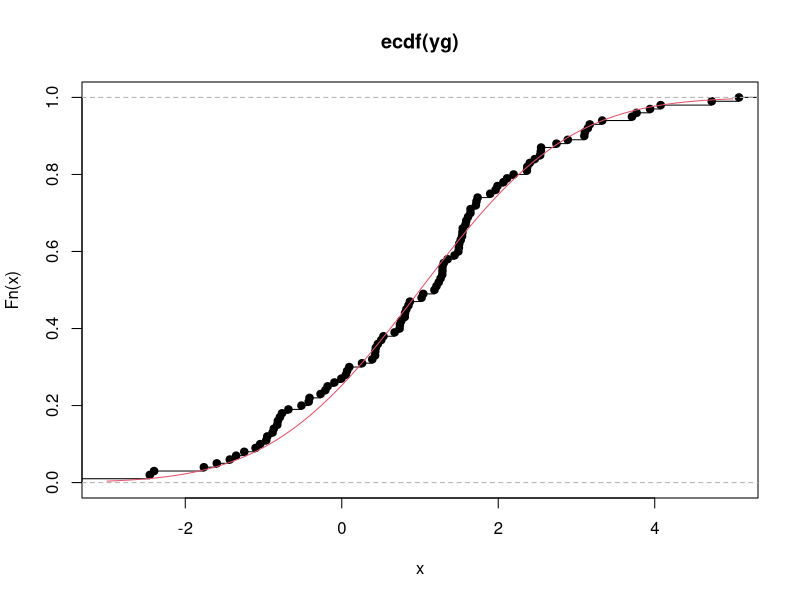
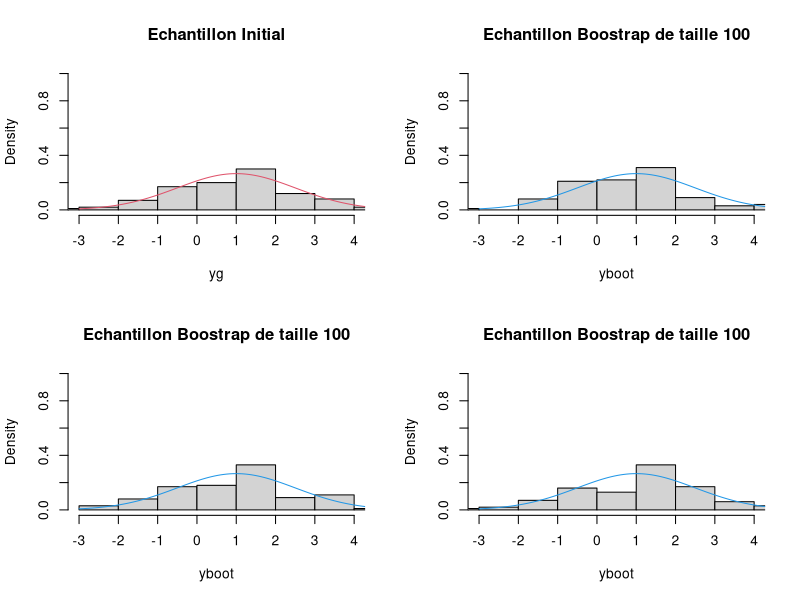
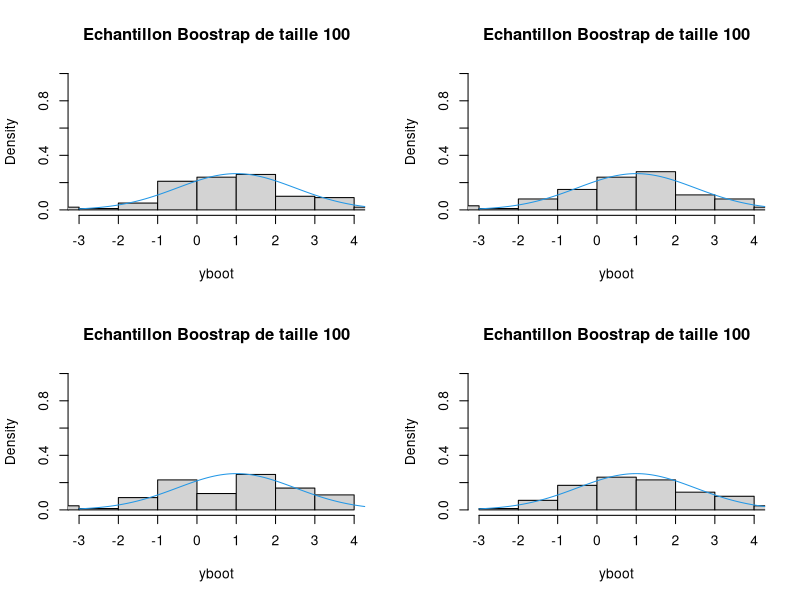
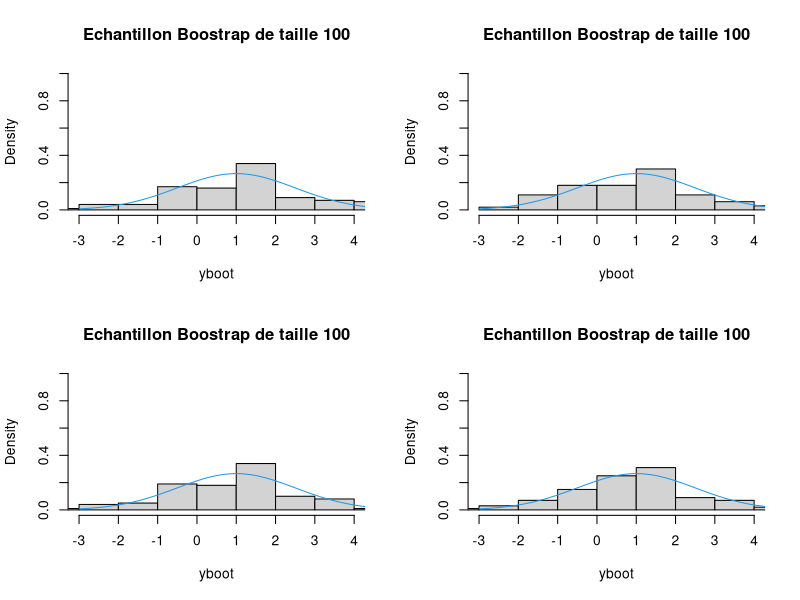
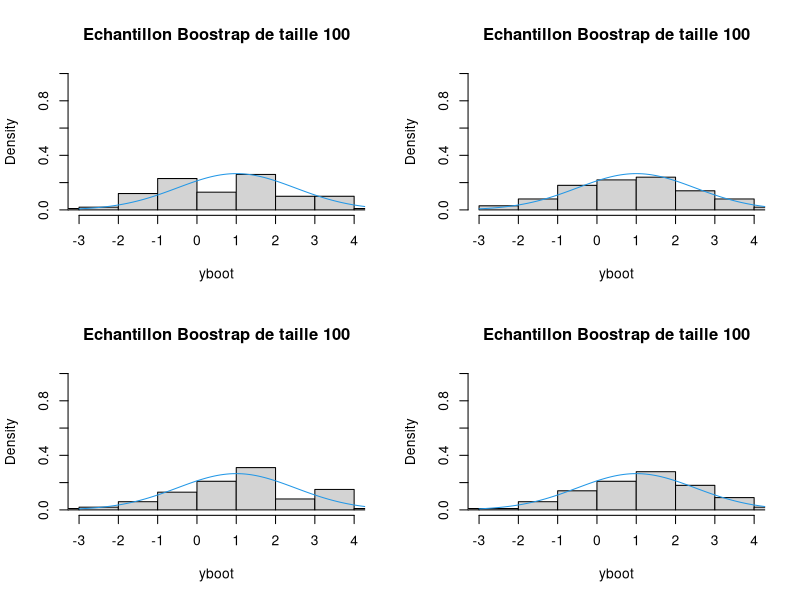
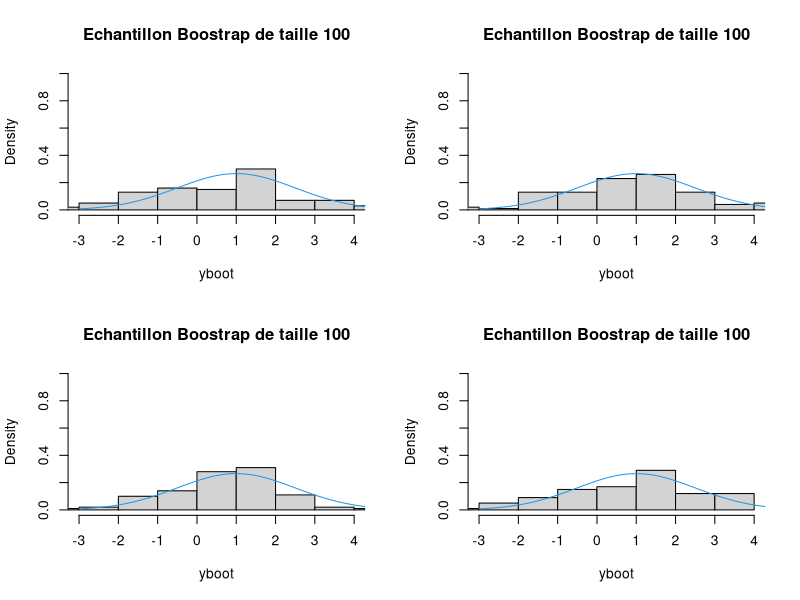
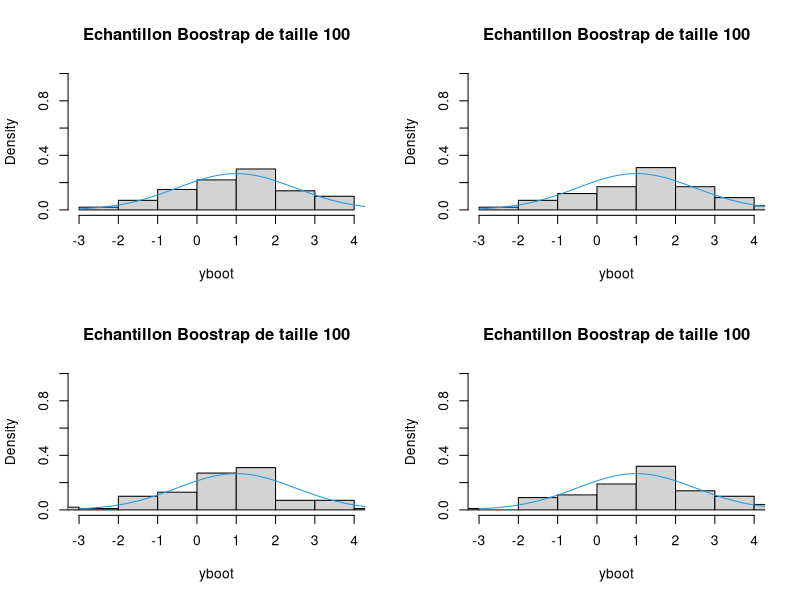
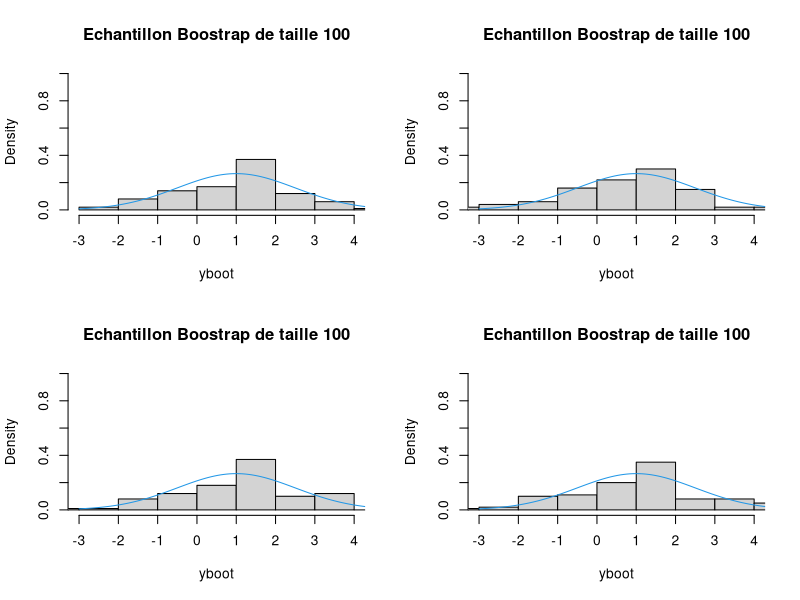

R code for these plots, in order: (Note: this script raises an error after producing the figures.)
graphics.off();rm(list=objects())

##Question 1:
#Echantillon aléatoire N(mu,sigma)
mu=1
sigma=1.5
set.seed(111)
n=100
yg=rnorm(n,mu,sigma)

#Propriétés loi empirique Fn:
m=mean(yg)
sigmab=sqrt(mean((yg-m)^2))

plot(ecdf(yg),xlim=c(-3,5))
curve(pnorm(x,mu, sigma),from=-3, to=5,add=TRUE,col=2)
#ecdf(X) donne la fonction de répartition empirique
#curve pour rajouter la courbe sur le plot

par(mfrow=c(2,2))
hist(yg,proba=TRUE,main="Echantillon Initial",xlim=c(-3,4),ylim=c(0,1))
curve(dnorm(x,mu,sigma),from=-3,to=5,add=TRUE,col=2)
#le add=TRUE c'est pour rajouter le graphe sur un autre existant
#le col=2 choisit la couleur rouge, col=4 le bleu... QUE DANS CURVE
#hist() donne des histogrammes: c'est la densité empirique

#################################################################
#################################################################
##Question 2 : Echantillon Bootstrap
plot.echant=function(yg){
  yboot=sample(yg,replace=TRUE) # on remplace les éléments de la simulation
  hist(yboot,proba=TRUE,main=paste("Echantillon Boostrap de taille",n),xlim=c(-3,4),ylim=c(0,1))
  curve(dnorm(x,mu,sigma),from=-3,to=5,add=TRUE,col=4)
}
replicate(100,plot.echant(yg))
par(mfrow=c(1,1)) #Pour tout avoir sur le meme graphe

#En le refaisant plusieurs fois: ne coincide pas du tout avec 
#la densité mais très important autour de la moyenne...

#################################################################
#################################################################
##Question 3:
#Va nous rendre B estimations bootstrap de la moyenne d'un estimateur
par(mfrow=c(2,2))
B=100
MB=replicate(B,mean(sample(yg,replace=TRUE)))
titre=paste("Loi d'Echantillon pour B=",B,"n=",n,"mu=",round(m,3),"et sigma=",round(sigmab/sqrt(n),3))
#sigma/sqrt(n) car 1/nsomme(Yi) suit N(m,sigma^2/n)
hist(MB,proba=TRUE,main=titre,xlim=c(-2,2),ylim=c(0,2))
  curve(dnorm(x,m,sigmab/sqrt(n)),col="blue",from=-2,to=2,add=TRUE)#parametre empirique
  curve(dnorm(x,mu,sigma/sqrt(n)),col="red",from=-2,to=2,add=TRUE)#parametre reel
  
#CAS DU BOOTSTRAP CENTRÉ
titre2=paste("Loi d'Echantillon Centré pour B=",B,"n=",n,"sigma=",round(sigmab/sqrt(n),2))
hist(MB-m,proba=TRUE,main=titre2,xlim=c(-2,2),ylim=c(0,2))
  curve(dnorm(x,0,sigmab/sqrt(n)),col="blue",from=-2,to=2,add=TRUE)
  curve(dnorm(x,0,sigma/sqrt(n)),col="red",from=-2,to=2,add=TRUE)
# En fait le Bootstrap est adapté à la loi centrée !!
  
#Calcul du biais:
c(original=m,biais=mean(MB)-m,sd=sd(MB))

#################################################################
#################################################################
##Question 4:
#Avec n=100 on a adéquation même si le Bootstrap n'est pas recentré !

#################################################################
#################################################################
##Question 5:
# Soit theta = m(F) le parametre d'interet
# Y~F un n-?chantillon iid
# Soit M(Y)=m(Fn) l'estimateur bas? sur la loi empirique 
# de biais E(M(Y)|F) et de variance var(M|F)
# Y*~F* un n-?chantillon tir? suivant la loi Fn o? on a fix? Y
# on calcule M*=M(Y*)

# estimateur du biais de M: b*(M*)=E*(M*)-m(Fn)
# estime lui-meme (erreur numerique) par EB= (sum M*i)/B -m(Fn)

# pour M=estimateur de la moyenne
# biais theorique sous F*=0
# biais theorique sous F= 0
K=10
Bi=c(10,20,50,100,200,300,400,500)
trajbiais=function(Bi,yg,f){
  nB=length(Bi)
  MB=replicate(Bi[nB], f(sample(yg,replace=TRUE))) # on genere le plus grand nombre de valeurs  
  m=mean(yg)
  BB=numeric(nB) #en fait numeric(nB) crée un tableau numérique de taille nB de 0, mais ça aussi
  for (ib in 1:nB) BB[ib]=mean(MB[1:Bi[ib]]) - m #On calcule le biais
  #seulement pour Bi[ib] (qui vaut 10,20,50...) échantillon, donc pour
  #sous-échantillons du max qu'on a calculé une fois pour toutes
  return(BB)
}

par(mfrow=c(2,1))

biaisB=replicate(K,trajbiais(Bi,yg,mean))

matplot(Bi,biaisB,pch=1:nB,type="b",xlab="nombre de repetitions",ylab="biais")
title("Erreur numerique du calcul du biais de l'estimateur bootstrap",cex.main=0.8)
#cex.main : taille du titre
abline(h=0.00)# biais theorique, normalement nul pour l'estimateur de la moyenne
lines(Bi,qnorm(0.975)*sigmab/sqrt((n*Bi)),lwd=2)
lines(Bi,-qnorm(0.975)*sigmab/sqrt((n*Bi)),lwd=2)
#lwd: line width, nombre entier !
# On va choisir quelque chose autour de 100

#################################################################
#################################################################
##Question 6:
# estimateur de la variance de M: Var*(M*)= E*((M*-m(Fn))^2)
# estim? (erreur num?rique) par (sum(M*i - EB)^2)/(B-1)

# pour M= estimateur de la moyenne
# variance th?orique de M sous F*= (sd^2)*((n-1)/n)/n=(sd^2)*(n-1)/n^2
# variance th?orique de M sous F: sigma^2/n

trajvar=function(Bi,yg,f){
  nB=length(Bi)
  MB=replicate(Bi[nB], f(sample(yg,replace=TRUE))) # on g?n?re le plus grand nombre de valeurs  
  BB=numeric(nB)
  for (ib in 1:nB) BB[ib]=var(MB[1:Bi[ib]])
  BB
}

# on trace la variance th?orique de l'estimateur bootstrap sous F*
v=sd(yg)^2*(n-1)/n^2
v=sigmab^2/n   # idem

VB=replicate(K,trajvar(Bi,yg,mean))

matplot(Bi,VB,pch=1:nB,type="b",xlab="nombre de r?p?titions",ylab="variance")
title("Erreur num?rique du calcul de la variance\n
      de l'estimateur bootstrap du biais de l'estimateur de l'esp?rance",cex.main=0.8)

abline(h=sd(yg)^2*(n-1)/n^2,lwd=2)# variance th?orique sous F* pour cet ?chantillon
lines(Bi,v+qnorm(0.975)*sqrt(2*v^2/Bi),lwd=2)   # fluctuations num?riques conditionnelles
lines(Bi,v-qnorm(0.975)*sqrt(2*v^2/Bi),lwd=2)   # fluctuations num?riques conditionnelles
abline(h=sigma^2/n,col="red",lwd=2) # variance th?orique sous F
vt=((2/n^3+1/n^2)/Bi +1/n^3)*2*sigma^4          # fluctuations num?riques + stat inconditionnelles
lines(Bi,sigma^2/n+qnorm(0.975)*sqrt(vt),lwd=2,col=2)
lines(Bi,sigma^2/n-qnorm(0.975)*sqrt(vt),lwd=2,col=2)

# on choisit une valeur de B autour de 100 environ 
# ce qui suffit en g?n?ral dans le cas d'une moyenne

#################################################################
#################################################################
##Question 7: Estimation d'un quantile

B=1000
MB=replicate(B,mean(sample(yg,replace=TRUE)) )

### intervalle bootstrap percentile na?f
alpha=0.05
a=c(alpha/2,1-alpha/2)
quantile(MB,a)            #IC naif par bootstrap
qnorm(a,mu,sigma/sqrt(n)) # quantiles th?oriques correspondant

### intervalle bootstrap percentile 
m- quantile(MB-m,rev(a) ) 
m- qnorm(rev(a),0,sigma/sqrt(n))  # th?orique quand on connait sigma

### intervalle bootstrap-t
# on est oblig? de calculer la moyenne et l'?cart type sur chaque ?chant bootstrap
ft=function(y,index){
  (mean(y[index])-mean(y) )/sd(y[index])
}
Mt=replicate(B,ft(yg,sample(n,replace=TRUE)) )
qt=quantile(Mt,a); qt    # estim quantile par bootstrap
qt(a,n-1)*sigma/sqrt(n)  # pour comparaison

m-sigmab*c(rev(qt))      # IC bootstrap-t

# avec approx classique gaussienne dans le monde r?el
m+c(-1,1)*qnorm(1-alpha/2) * sd(yg)/sqrt(n)
# avec loi exacte dans le monde r?el
m+c(-1,1)*qt(1-alpha/2,n-1) * sd(yg)/sqrt(n)


# rem: le code suivant donne le m?me IC (attention, partir du m?me seed)
# mais ne cherche pas le m?me quantile
ftbis=function(y,index){
  sqrt(length(y))* (mean(y[index])-mean(y) )/sd(y[index])
}

Mtbis=replicate(B,ftbis(yg,sample(n,replace=TRUE)) )
qtbis=quantile(Mtbis,a); qtbis # estimation par bootstrap
qt(a,n-1)                      # quantile exact
m-sigmab*c(rev(qtbis))/sqrt(n)

#################################################################
#################################################################
##Question 8: Avec la librairie boot
library(boot)
meanb = function(y,index) mean(y[index])

out=boot(yg,meanb,R=1000); out
boot.ci(out,type=c("basic","perc","norm"))
# out$t0= m
# out$t = l'?chantillon bootstrap de l'estimateur
# mean(out$t)-out$t0 = biais

# estimation gaussienne de boot.ci => estime le biais par bootstrap
out$t0+c(-1,1)*sd(out$t)*qnorm(1-alpha/2)+ (out$t0-mean(out$t))


##### bootstrap-t

meant=function(y,index) {
  c(mean(y[index]),  sd(y[index])/sqrt(length(y)))
}
set.seed(321)
out.t=boot(yg,meant,R=999)
res=boot.ci(out.t,type=c("norm","stud","perc"))
res

# idem
meantbis=function(y,index) {
  c(mean(y[index]),  sd(y[index]))
}
set.seed(321)
out.tbis=boot(yg,meantbis,R=999)
resbis=boot.ci(out.tbis,type=c("norm","stud","perc"))
resbis

##########################
## Q8 simulation du niveau
##########################
B=1000
n=10;r=1
mu=r

## la moyenne de 10 observations de loi expo n'est par gaussienne
MB= replicate(B,mean(rexp(n,r)))
hist(MB,proba=TRUE,main="un echantillon de l'estimateur")

ks.test((MB-mean(MB))/sd(MB),pnorm)
qqnorm((MB-mean(MB))/sd(MB))
abline(0,1)

## on tire l'?chantillon suivant la loi voulue
# Y=rnorm(n,mu)         
# Y=rqchisq(n,mu)
Y=rexp(n,r) 

hist(Y,proba=TRUE)    # ?chantillon initial

##
out.t=boot(Y,meant,R=999)
boot.ci(out.t,type=c("norm","stud"))
# avec approx gaussienne == sortie norm
out.t$t0[1]+c(-1,1)*sd(out.t$t[,1])*qnorm(1-alpha/2)+ (out.t$t0[1]-mean(out.t$t[,1]))
mean(Y)+c(-1,1)*qt(1-alpha/2,n-1)*sd(Y)/sqrt(n)

# pour comparer les IC 
compareIC=function(y,B){
  out.t=boot(y,meant,R=B)
  ci=boot.ci(out.t,type=c("norm","stud","perc"))
  c(mean=out.t$t0[1],min_n=ci$normal[2],max_n=ci$normal[3],
    min_t=ci$student[4],max_t=ci$student[5],
    min_p=ci$percent[4],max_p=ci$percent[5]
  )
}
compareIC(Y,B)

# et verifier le niveau
resIC=as.data.frame(t(replicate(100,compareIC(rnorm(n,mu,sigma),B))))

# niveau obs 
mean(resIC$min_n<mu & resIC$max_n>mu) 
mean(resIC$min_t<mu & resIC$max_t>mu) 
mean(resIC$min_p<mu & resIC$max_p>mu) 
par(mfrow=c(1,1))
plot(0,type="n",xlim=range(resIC),ylim=c(0,100))
segments(resIC$min_n,1:100,resIC$max_n,1:100)
points(resIC$mean,1:100,pch=19)
abline(v=mu,col=2)
title(paste("niveau obs=", mean(resIC$min_t<mu & resIC$max_t>mu) ))